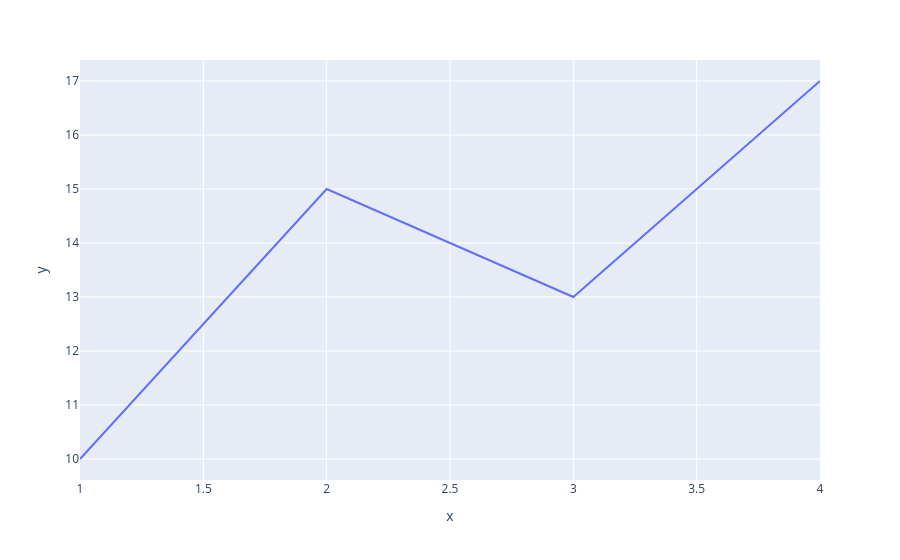

Here is the notebook cell this chart was saved with:
### Code cell
fig = px.line(x=[1, 2, 3, 4],
              y=[10, 15, 13, 17])

fig.show()

### Figure 1 — Plotly figure (JSON) as saved in the notebook; plotly's stock layout.template omitted (floating-point values rounded to 4 significant figures)
{"data": [{"hovertemplate": "x=%{x}<br>y=%{y}<extra></extra>", "legendgroup": "", "line": {"color": "#636efa", "dash": "solid"}, "marker": {"symbol": "circle"}, "mode": "lines", "name": "", "orientation": "v", "showlegend": false, "x": [1, 2, 3, 4], "xaxis": "x", "y": [10, 15, 13, 17], "yaxis": "y", "type": "scatter"}], "layout": {"xaxis": {"anchor": "y", "domain": [0.0, 1.0], "title": {"text": "x"}}, "yaxis": {"anchor": "x", "domain": [0.0, 1.0], "title": {"text": "y"}}, "legend": {"tracegroupgap": 0}, "margin": {"t": 60}}}
